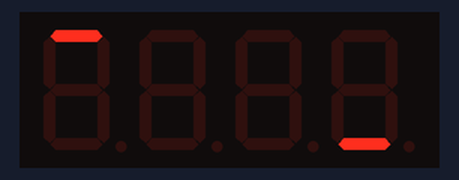
The sketch below on a simulated STM32 Blue Pill. On the bench: 4-digit seven-segment display.

Above: at 0.11 s.
At 0.62 s:
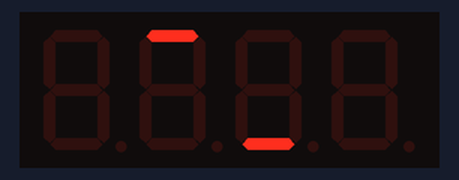

The sketch:

FND_Num_Neon.ino
```cpp
#include <TM1637Display.h>

#define NANO        // NANO 보드인 경우 define
//#define BLUEPILL  // BLUEPILL 보드인 경우 define

#ifdef NANO             // NANO가 정의되면
#define CLK A0          // TM1637 CLK핀 정의
#define DIO A1          // TM1637 DIO핀 정의
#endif                  // #ifdef 사용 후 반드시 #endif

#ifdef BLUEPILL         // BLUEPILL이 정의되면
#define CLK PB15        // TM1637 CLK핀 정의
#define DIO PB14        // TM1637 DIO핀 정의
#endif                  // #ifdef 사용 후 반드시 #endif

TM1637Display display(CLK, DIO);

byte data[][4] = {
    {0x01, 0x00, 0x00, 0x08},
    {0x00, 0x01, 0x08, 0x00},
    {0x00, 0x08, 0x01, 0x00},
    {0x08, 0x00, 0x00, 0x01},
    {0x10, 0x00, 0x00, 0x02},
    {0x20, 0x00, 0x00, 0x04}
};

void setup()
{
    display.setBrightness(7);
}

void loop()
{
    for (int i = 0; i < 6; i++)
    {
        display.setSegments(data[i]);
        delay(20);
    }
}
```
